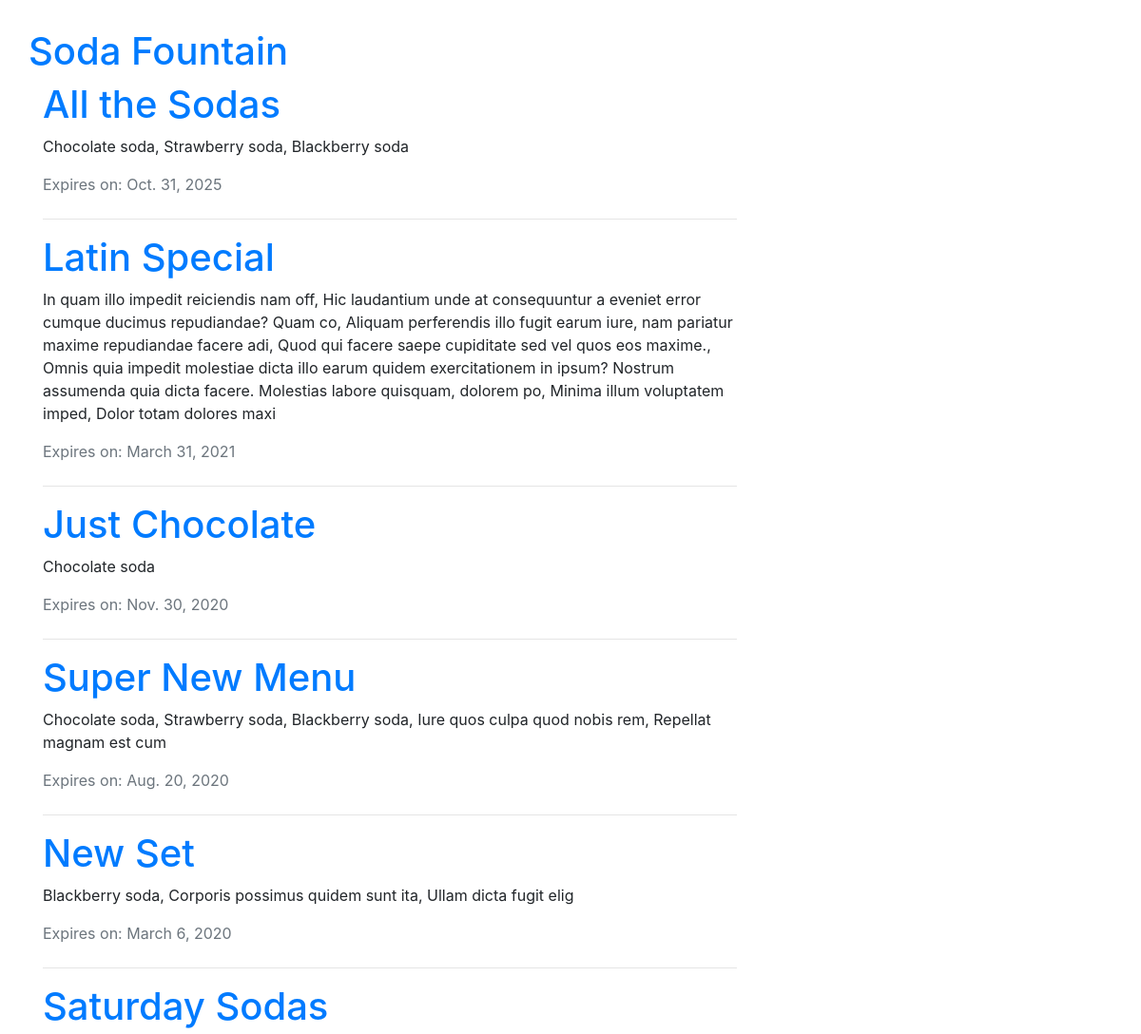
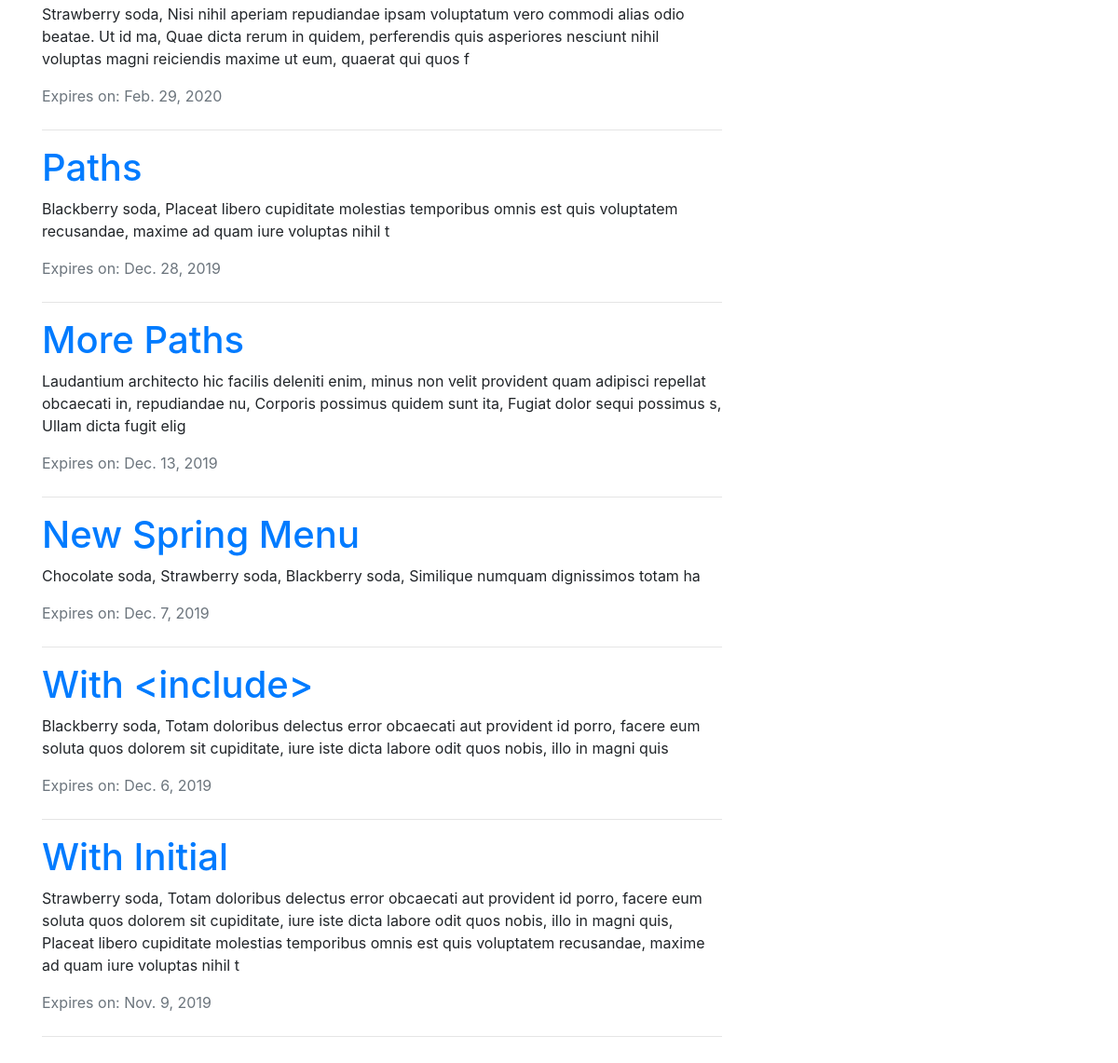
The page / on the database its author committed (2 pictures, top to bottom).
### menu/models.py (models this page shows, shortened)
class Menu(models.Model):
    season = models.CharField(max_length=20) # Required Field
    items = models.ManyToManyField('Item', related_name='items')  # Required Field
    created_date = models.DateTimeField(default=timezone.now)  # Hidden Field
    expiration_date = models.DateField()  # Required Field

class Item(models.Model):
    name = models.CharField(max_length=200)
    description = models.TextField()
    chef = models.ForeignKey('auth.User', on_delete=models.CASCADE,)
    created_date = models.DateTimeField(default=timezone.now)
    standard = models.BooleanField(default=False)
    ingredients = models.ManyToManyField('Ingredient')
    def __str__(self):
        return self.name

### menu/views.py (the view)
# urls.py: path('', views.menu_list, name='menu_list'),
def menu_list(request):
    menus = models.Menu.objects.all().prefetch_related('items').filter(
        expiration_date__gte=timezone.now()).order_by('-expiration_date')
    return render(request, 'menu/menu_list.html', {'menus': menus})

### menu/templates/menu/menu_list.html (shortened to what this page needs)
{% extends 'base.html' %}
{% block content %}
    <div class="content container">
        <div class="row">
            <div class="col-md-8">
                {% for menu in menus %}
                    <h1>
                        <a href="{% url 'menu:menu_detail' pk=menu.pk %}">{{ menu.season }}</a>
                    </h1>
                    <p>{{ menu.items.all|join:", " }}</p>
                    {% if menu.expiration_date %}
                        <div class="text-muted mt-0 mb-4">
                            Expires on: {{ menu.expiration_date }}
                        </div>
                        <hr>
                    {% endif %}
                {% endfor %}
            </div>
        </div>
    </div>
{% endblock %}

### assets/css/menu_styles.css (style rules this page uses)
body { padding: 30px; }

### rows shown on the page
Menu: season "All the Sodas", items.all "Chocolate soda, Strawberry soda, Blackberry soda", expiration_date "Oct. 31, 2025"
Menu: season "Latin Special", items.all "In quam illo impedit reiciendis nam off, Hic laudantium unde at consequuntur a eveniet error cumque ducimus repudiandae? Quam co, Aliquam perferendis illo fugit earum iure, nam pariatur maxime repudiandae facere adi, Quod qui facere saepe cupiditate sed vel quos eos maxime., Omnis quia impedit molestiae dicta illo earum quidem exercitationem in ipsum? Nostrum assumenda quia dicta facere. Molestias labore quisquam, dolorem po, Minima illum voluptatem imped, Dolor totam dolores maxi", expiration_date "March 31, 2021"
Menu: season "Just Chocolate", items.all "Chocolate soda", expiration_date "Nov. 30, 2020"
Menu: season "Super New Menu", items.all "Chocolate soda, Strawberry soda, Blackberry soda, Iure quos culpa quod nobis rem, Repellat magnam est cum", expiration_date "Aug. 20, 2020"
Menu: season "New Set", items.all "Blackberry soda, Corporis possimus quidem sunt ita, Ullam dicta fugit elig", expiration_date "March 6, 2020"
Menu: season "Saturday Sodas", items.all "Strawberry soda, Nisi nihil aperiam repudiandae ipsam voluptatum vero commodi alias odio beatae. Ut id ma, Quae dicta rerum in quidem, perferendis quis asperiores nesciunt nihil voluptas magni reiciendis maxime ut eum, quaerat qui quos f", expiration_date "Feb. 29, 2020"
Menu: season "Paths", items.all "Blackberry soda, Placeat libero cupiditate molestias temporibus omnis est quis voluptatem recusandae, maxime ad quam iure voluptas nihil t", expiration_date "Dec. 28, 2019"
Menu: season "More Paths", items.all "Laudantium architecto hic facilis deleniti enim, minus non velit provident quam adipisci repellat obcaecati in, repudiandae nu, Corporis possimus quidem sunt ita, Fugiat dolor sequi possimus s, Ullam dicta fugit elig", expiration_date "Dec. 13, 2019"
Menu: season "New Spring Menu", items.all "Chocolate soda, Strawberry soda, Blackberry soda, Similique numquam dignissimos totam ha", expiration_date "Dec. 7, 2019"
Menu: season "With <include>", items.all "Blackberry soda, Totam doloribus delectus error obcaecati aut provident id porro, facere eum soluta quos dolorem sit cupiditate, iure iste dicta labore odit quos nobis, illo in magni quis", expiration_date "Dec. 6, 2019"
Menu: season "With Initial", items.all "Strawberry soda, Totam doloribus delectus error obcaecati aut provident id porro, facere eum soluta quos dolorem sit cupiditate, iure iste dicta labore odit quos nobis, illo in magni quis, Placeat libero cupiditate molestias temporibus omnis est quis voluptatem recusandae, maxime ad quam iure voluptas nihil t", expiration_date "Nov. 9, 2019"
